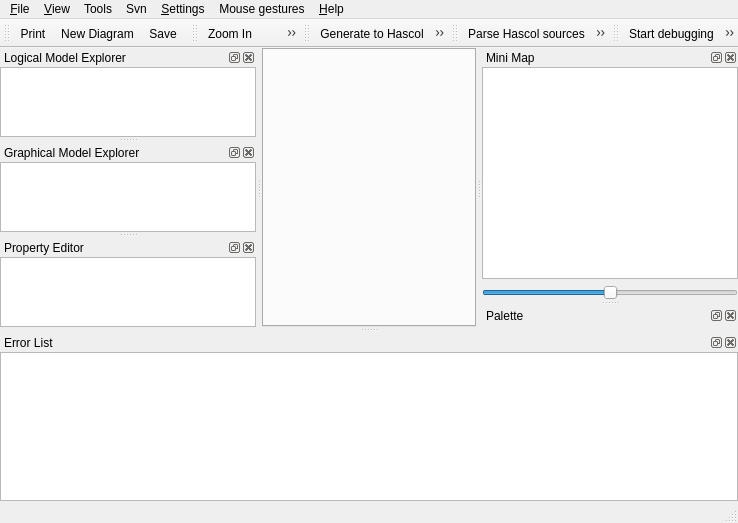
<?xml version="1.0" encoding="UTF-8"?>
<ui version="4.0">
 <class>MainWindowUi</class>
 <widget class="QMainWindow" name="MainWindowUi">
  <property name="geometry">
   <rect>
    <x>0</x>
    <y>0</y>
    <width>738</width>
    <height>523</height>
   </rect>
  </property>
  <property name="windowTitle">
   <string>QReal</string>
  </property>
  <property name="windowIcon">
   <iconset resource="../qrgui.qrc">
    <normaloff>:/icons/qreal.png</normaloff>:/icons/qreal.png</iconset>
  </property>
  <widget class="QWidget" name="centralwidget">
   <layout class="QGridLayout">
    <property name="margin">
     <number>0</number>
    </property>
    <property name="spacing">
     <number>0</number>
    </property>
    <item row="0" column="0">
     <widget class="QTabWidget" name="tabs"/>
    </item>
   </layout>
  </widget>
  <widget class="QMenuBar" name="menubar">
   <property name="geometry">
    <rect>
     <x>0</x>
     <y>0</y>
     <width>738</width>
     <height>21</height>
    </rect>
   </property>
   <widget class="QMenu" name="menu_File">
    <property name="title">
     <string>&amp;File</string>
    </property>
    <addaction name="actionOpen"/>
    <addaction name="actionSave"/>
    <addaction name="actionSave_as"/>
    <addaction name="actionPrint"/>
    <addaction name="actionMakeSvg"/>
    <addaction name="separator"/>
    <addaction name="actionQuit"/>
   </widget>
   <widget class="QMenu" name="menu_View">
    <property name="title">
     <string>&amp;View</string>
    </property>
    <addaction name="actionZoom_In"/>
    <addaction name="actionZoom_Out"/>
    <addaction name="separator"/>
    <addaction name="actionAntialiasing"/>
    <addaction name="actionOpenGL_Renderer"/>
    <addaction name="actionShowSplash"/>
   </widget>
   <widget class="QMenu" name="menuHelp">
    <property name="title">
     <string>&amp;Help</string>
    </property>
    <addaction name="actionHelp"/>
    <addaction name="separator"/>
    <addaction name="actionAbout"/>
    <addaction name="actionAboutQt"/>
   </widget>
   <widget class="QMenu" name="menuSettings">
    <property name="title">
     <string>&amp;Settings</string>
    </property>
    <addaction name="actionPreferences"/>
    <addaction name="actionPlugins"/>
    <addaction name="actionShow_grid"/>
    <addaction name="actionShow_alignment"/>
    <addaction name="actionSwitch_on_grid"/>
    <addaction name="actionSwitch_on_alignment"/>
   </widget>
   <widget class="QMenu" name="menuMouse_gestures">
    <property name="title">
     <string>Mouse gestures</string>
    </property>
    <addaction name="actionShow"/>
   </widget>
   <widget class="QMenu" name="menuSvn">
    <property name="title">
     <string>Svn</string>
    </property>
    <addaction name="actionCommit"/>
    <addaction name="actionCheckout"/>
    <addaction name="actionUpdate"/>
    <addaction name="actionDiff"/>
    <addaction name="actionInfo"/>
   </widget>
   <widget class="QMenu" name="menuTools">
    <property name="title">
     <string>Tools</string>
    </property>
    <widget class="QMenu" name="menuDebug_with_debugger">
     <property name="title">
      <string>Debug (with debugger)</string>
     </property>
     <widget class="QMenu" name="menuAdvanced_options">
      <property name="title">
       <string>Advanced options...</string>
      </property>
      <addaction name="actionStart_debugger"/>
      <addaction name="actionConfigure"/>
      <addaction name="actionSet_Breakpoints"/>
      <addaction name="actionBreak_main"/>
      <addaction name="actionRun"/>
      <addaction name="actionCont"/>
      <addaction name="actionKill"/>
     </widget>
     <addaction name="actionGenerate_and_build"/>
     <addaction name="actionStart_debugging"/>
     <addaction name="actionNext"/>
     <addaction name="actionClose_all"/>
     <addaction name="menuAdvanced_options"/>
    </widget>
    <addaction name="actionClear"/>
    <addaction name="actionExport_to_XMI"/>
    <addaction name="actionGenerate_to_Java"/>
    <addaction name="actionGenerate_to_Hascol"/>
    <addaction name="actionDebug"/>
    <addaction name="actionDebug_Single_step"/>
    <addaction name="menuDebug_with_debugger"/>
    <addaction name="actionShape_Edit"/>
    <addaction name="actionGenerate_Editor"/>
    <addaction name="actionParse_Editor_xml"/>
    <addaction name="separator"/>
    <addaction name="actionGenerate_Editor_qrmc"/>
   </widget>
   <addaction name="menu_File"/>
   <addaction name="menu_View"/>
   <addaction name="menuTools"/>
   <addaction name="menuSvn"/>
   <addaction name="menuSettings"/>
   <addaction name="menuMouse_gestures"/>
   <addaction name="menuHelp"/>
  </widget>
  <widget class="QStatusBar" name="statusbar"/>
  <widget class="QToolBar" name="fileToolbar">
   <property name="windowTitle">
    <string>File Toolbar</string>
   </property>
   <property name="orientation">
    <enum>Qt::Horizontal</enum>
   </property>
   <attribute name="toolBarArea">
    <enum>TopToolBarArea</enum>
   </attribute>
   <attribute name="toolBarBreak">
    <bool>false</bool>
   </attribute>
   <addaction name="actionPrint"/>
   <addaction name="actionNew_Diagram"/>
   <addaction name="actionSave"/>
  </widget>
  <widget class="QDockWidget" name="minimapDock">
   <property name="windowTitle">
    <string>Mini Map</string>
   </property>
   <attribute name="dockWidgetArea">
    <number>2</number>
   </attribute>
   <widget class="QWidget" name="minimapDockWidgetContents">
    <layout class="QVBoxLayout">
     <property name="spacing">
      <number>6</number>
     </property>
     <property name="margin">
      <number>0</number>
     </property>
     <item>
      <widget class="QGraphicsView" name="minimapView">
       <property name="dragMode">
        <enum>QGraphicsView::ScrollHandDrag</enum>
       </property>
      </widget>
     </item>
     <item>
      <widget class="QSlider" name="minimapZoomSlider">
       <property name="maximum">
        <number>50</number>
       </property>
       <property name="value">
        <number>25</number>
       </property>
       <property name="orientation">
        <enum>Qt::Horizontal</enum>
       </property>
      </widget>
     </item>
    </layout>
   </widget>
  </widget>
  <widget class="QDockWidget" name="paletteDock">
   <property name="windowTitle">
    <string>Palette</string>
   </property>
   <attribute name="dockWidgetArea">
    <number>2</number>
   </attribute>
   <widget class="QWidget" name="paletteDockWidgetContents">
    <layout class="QHBoxLayout">
     <property name="spacing">
      <number>6</number>
     </property>
     <property name="margin">
      <number>0</number>
     </property>
     <item>
      <widget class="qReal::gui::PaletteToolbox" name="paletteToolbox"/>
     </item>
    </layout>
   </widget>
  </widget>
  <widget class="QToolBar" name="viewToolbar">
   <property name="windowTitle">
    <string>View Toolbar</string>
   </property>
   <attribute name="toolBarArea">
    <enum>TopToolBarArea</enum>
   </attribute>
   <attribute name="toolBarBreak">
    <bool>false</bool>
   </attribute>
   <addaction name="actionZoom_In"/>
   <addaction name="actionZoom_Out"/>
  </widget>
  <widget class="QDockWidget" name="logicalModelDock">
   <property name="features">
    <set>QDockWidget::AllDockWidgetFeatures</set>
   </property>
   <property name="windowTitle">
    <string>Logical Model Explorer</string>
   </property>
   <attribute name="dockWidgetArea">
    <number>1</number>
   </attribute>
   <widget class="QWidget" name="logicalModelDockWidgetContents">
    <layout class="QVBoxLayout" name="verticalLayout">
     <item>
      <widget class="QTreeView" name="logicalModelExplorer">
       <property name="contextMenuPolicy">
        <enum>Qt::ActionsContextMenu</enum>
       </property>
       <property name="acceptDrops">
        <bool>true</bool>
       </property>
       <property name="dragEnabled">
        <bool>false</bool>
       </property>
       <property name="dragDropOverwriteMode">
        <bool>false</bool>
       </property>
       <property name="dragDropMode">
        <enum>QAbstractItemView::DragDrop</enum>
       </property>
       <property name="defaultDropAction">
        <enum>Qt::IgnoreAction</enum>
       </property>
      </widget>
     </item>
    </layout>
   </widget>
  </widget>
  <widget class="QToolBar" name="generatorsToolbar">
   <property name="windowTitle">
    <string>toolBar</string>
   </property>
   <attribute name="toolBarArea">
    <enum>TopToolBarArea</enum>
   </attribute>
   <attribute name="toolBarBreak">
    <bool>false</bool>
   </attribute>
   <addaction name="actionGenerate_to_Hascol"/>
   <addaction name="actionGenerate_to_Java"/>
   <addaction name="actionExport_to_XMI"/>
   <addaction name="actionShape_Edit"/>
  </widget>
  <widget class="QToolBar" name="parsersToolbar">
   <property name="windowTitle">
    <string>toolBar</string>
   </property>
   <attribute name="toolBarArea">
    <enum>TopToolBarArea</enum>
   </attribute>
   <attribute name="toolBarBreak">
    <bool>false</bool>
   </attribute>
   <addaction name="actionParse_Hascol_sources"/>
   <addaction name="actionParse_Java_Libraries"/>
  </widget>
  <widget class="QDockWidget" name="errorDock">
   <property name="sizePolicy">
    <sizepolicy hsizetype="Preferred" vsizetype="MinimumExpanding">
     <horstretch>0</horstretch>
     <verstretch>0</verstretch>
    </sizepolicy>
   </property>
   <property name="minimumSize">
    <size>
     <width>91</width>
     <height>113</height>
    </size>
   </property>
   <property name="maximumSize">
    <size>
     <width>524287</width>
     <height>524287</height>
    </size>
   </property>
   <property name="acceptDrops">
    <bool>false</bool>
   </property>
   <property name="autoFillBackground">
    <bool>false</bool>
   </property>
   <property name="windowTitle">
    <string>Error List</string>
   </property>
   <attribute name="dockWidgetArea">
    <number>8</number>
   </attribute>
   <widget class="QWidget" name="errorDockWidgetContents">
    <layout class="QHBoxLayout" name="horizontalLayout_2">
     <item>
      <widget class="ErrorListWidget" name="errorListWidget"/>
     </item>
    </layout>
   </widget>
  </widget>
  <widget class="QDockWidget" name="graphicalModelDock">
   <property name="windowTitle">
    <string>Graphical Model Explorer</string>
   </property>
   <attribute name="dockWidgetArea">
    <number>1</number>
   </attribute>
   <widget class="QWidget" name="graphicalModelDockWidgetContents">
    <layout class="QHBoxLayout" name="horizontalLayout">
     <item>
      <widget class="QTreeView" name="graphicalModelExplorer">
       <property name="contextMenuPolicy">
        <enum>Qt::ActionsContextMenu</enum>
       </property>
       <property name="acceptDrops">
        <bool>true</bool>
       </property>
      </widget>
     </item>
    </layout>
   </widget>
  </widget>
  <widget class="QDockWidget" name="propertyDock">
   <property name="windowTitle">
    <string>Property Editor</string>
   </property>
   <attribute name="dockWidgetArea">
    <number>1</number>
   </attribute>
   <widget class="QWidget" name="propertyDockWidgetContents">
    <layout class="QVBoxLayout">
     <property name="spacing">
      <number>6</number>
     </property>
     <property name="margin">
      <number>0</number>
     </property>
     <item>
      <widget class="QTableView" name="propertyEditor">
       <property name="maximumSize">
        <size>
         <width>16777214</width>
         <height>16777215</height>
        </size>
       </property>
       <property name="alternatingRowColors">
        <bool>true</bool>
       </property>
       <property name="showGrid">
        <bool>false</bool>
       </property>
      </widget>
     </item>
    </layout>
   </widget>
  </widget>
  <widget class="QToolBar" name="debuggerToolBar">
   <property name="windowTitle">
    <string>toolBar</string>
   </property>
   <attribute name="toolBarArea">
    <enum>TopToolBarArea</enum>
   </attribute>
   <attribute name="toolBarBreak">
    <bool>false</bool>
   </attribute>
   <addaction name="actionStart_debugging"/>
   <addaction name="actionClose_all"/>
   <addaction name="actionNext"/>
  </widget>
  <action name="actionQuit">
   <property name="checkable">
    <bool>false</bool>
   </property>
   <property name="text">
    <string>&amp;Quit</string>
   </property>
  </action>
  <action name="actionConnect">
   <property name="icon">
    <iconset>
     <normaloff>:/icons/database_connected.png</normaloff>:/icons/database_connected.png</iconset>
   </property>
   <property name="text">
    <string>&amp;Connect</string>
   </property>
  </action>
  <action name="actionZoom_In">
   <property name="icon">
    <iconset resource="../qrgui.qrc">
     <normaloff>:/icons/zoomin.png</normaloff>:/icons/zoomin.png</iconset>
   </property>
   <property name="text">
    <string>Zoom In</string>
   </property>
  </action>
  <action name="actionZoom_Out">
   <property name="icon">
    <iconset resource="../qrgui.qrc">
     <normaloff>:/icons/zoomout.png</normaloff>:/icons/zoomout.png</iconset>
   </property>
   <property name="text">
    <string>Zoom Out</string>
   </property>
  </action>
  <action name="actionAntialiasing">
   <property name="checkable">
    <bool>true</bool>
   </property>
   <property name="checked">
    <bool>true</bool>
   </property>
   <property name="text">
    <string>Antialiasing</string>
   </property>
  </action>
  <action name="actionOpenGL_Renderer">
   <property name="checkable">
    <bool>true</bool>
   </property>
   <property name="text">
    <string>OpenGL Renderer</string>
   </property>
  </action>
  <action name="actionPrint">
   <property name="icon">
    <iconset resource="../qrgui.qrc">
     <normaloff>:/icons/print.png</normaloff>:/icons/print.png</iconset>
   </property>
   <property name="text">
    <string>Print</string>
   </property>
  </action>
  <action name="actionMakeSvg">
   <property name="text">
    <string>Export to SVG</string>
   </property>
  </action>
  <action name="actionDisconnect">
   <property name="icon">
    <iconset>
     <normaloff>:/icons/database_disconnect.png</normaloff>:/icons/database_disconnect.png</iconset>
   </property>
   <property name="text">
    <string>&amp;Disconnect</string>
   </property>
  </action>
  <action name="actionBeginTransaction">
   <property name="enabled">
    <bool>false</bool>
   </property>
   <property name="icon">
    <iconset>
     <normaloff>:/icons/database_connect.png</normaloff>:/icons/database_connect.png</iconset>
   </property>
   <property name="text">
    <string>Begin Transaction</string>
   </property>
  </action>
  <action name="actionCommitTransaction">
   <property name="enabled">
    <bool>false</bool>
   </property>
   <property name="icon">
    <iconset>
     <normaloff>:/icons/database_commit.png</normaloff>:/icons/database_commit.png</iconset>
   </property>
   <property name="text">
    <string>Commit Transaction</string>
   </property>
  </action>
  <action name="actionRollbackTransaction">
   <property name="enabled">
    <bool>false</bool>
   </property>
   <property name="icon">
    <iconset>
     <normaloff>:/icons/database_revert.png</normaloff>:/icons/database_revert.png</iconset>
   </property>
   <property name="text">
    <string>Rollback Transaction</string>
   </property>
  </action>
  <action name="actionDeleteFromDiagram">
   <property name="text">
    <string>Delete</string>
   </property>
   <property name="shortcut">
    <string>Del</string>
   </property>
   <property name="shortcutContext">
    <enum>Qt::WidgetShortcut</enum>
   </property>
  </action>
  <action name="openNewTab">
   <property name="text">
    <string>Open in new tab</string>
   </property>
  </action>
  <action name="actionHelp">
   <property name="text">
    <string>Small Help</string>
   </property>
  </action>
  <action name="actionAbout">
   <property name="text">
    <string>About...</string>
   </property>
  </action>
  <action name="actionAboutQt">
   <property name="text">
    <string>About Qt...</string>
   </property>
  </action>
  <action name="actionPlugins">
   <property name="checkable">
    <bool>false</bool>
   </property>
   <property name="text">
    <string>Plugins...</string>
   </property>
  </action>
  <action name="actionShowSplash">
   <property name="checkable">
    <bool>true</bool>
   </property>
   <property name="checked">
    <bool>true</bool>
   </property>
   <property name="text">
    <string>Show splashscreen</string>
   </property>
  </action>
  <action name="actionClear">
   <property name="icon">
    <iconset resource="../qrgui.qrc">
     <normaloff>:/icons/clear.png</normaloff>:/icons/clear.png</iconset>
   </property>
   <property name="text">
    <string>Exterminatus</string>
   </property>
  </action>
  <action name="actionExport_to_XMI">
   <property name="text">
    <string>Export to XMI</string>
   </property>
  </action>
  <action name="actionGenerate_to_Java">
   <property name="text">
    <string>Generate to Java</string>
   </property>
  </action>
  <action name="actionSave">
   <property name="text">
    <string>Save</string>
   </property>
  </action>
  <action name="actionGenerate_editor">
   <property name="text">
    <string>Generate editor</string>
   </property>
  </action>
  <action name="actionGenerate_to_Hascol">
   <property name="text">
    <string>Generate to Hascol</string>
   </property>
  </action>
  <action name="actionSave_as">
   <property name="text">
    <string>Save as...</string>
   </property>
  </action>
  <action name="actionOpen">
   <property name="text">
    <string>Open...</string>
   </property>
  </action>
  <action name="actionParse_Hascol_sources">
   <property name="text">
    <string>Parse Hascol sources</string>
   </property>
   <property name="toolTip">
    <string>Build diagrams from existing Hascol sources</string>
   </property>
  </action>
  <action name="actionParse_Java_Libraries">
   <property name="text">
    <string>Parse Java Libraries</string>
   </property>
   <property name="toolTip">
    <string>Parse Java Libraries</string>
   </property>
  </action>
  <action name="actionShow_grid">
   <property name="checkable">
    <bool>true</bool>
   </property>
   <property name="checked">
    <bool>true</bool>
   </property>
   <property name="text">
    <string>Show grid</string>
   </property>
  </action>
  <action name="actionShape_Edit">
   <property name="text">
    <string>Shape Editor</string>
   </property>
  </action>
  <action name="actionGenerate_Editor">
   <property name="text">
    <string>Generate Editor</string>
   </property>
  </action>
  <action name="actionParse_Editor_xml">
   <property name="text">
    <string>Parse Editor xml</string>
   </property>
  </action>
  <action name="actionSwitch_on_grid">
   <property name="checkable">
    <bool>true</bool>
   </property>
   <property name="text">
    <string>Switch on grid</string>
   </property>
  </action>
  <action name="actionCommit">
   <property name="text">
    <string>Commit</string>
   </property>
  </action>
  <action name="actionShow">
   <property name="text">
    <string>Show</string>
   </property>
  </action>
  <action name="actionPreferences">
   <property name="text">
    <string>Preferences...</string>
   </property>
  </action>
  <action name="actionCheckout">
   <property name="text">
    <string>Checkout...</string>
   </property>
  </action>
  <action name="actionGenerate_Editor_qrmc">
   <property name="text">
    <string>Generate Editor (qrmc)</string>
   </property>
  </action>
  <action name="actionSwitch_on_alignment">
   <property name="checkable">
    <bool>true</bool>
   </property>
   <property name="checked">
    <bool>true</bool>
   </property>
   <property name="text">
    <string>Switch on alignment</string>
   </property>
  </action>
  <action name="actionShow_alignment">
   <property name="checkable">
    <bool>true</bool>
   </property>
   <property name="checked">
    <bool>true</bool>
   </property>
   <property name="text">
    <string>Show alignment</string>
   </property>
  </action>
  <action name="actionDebug">
   <property name="text">
    <string>Debug</string>
   </property>
   <property name="shortcut">
    <string>F9</string>
   </property>
  </action>
  <action name="actionDebug_Single_step">
   <property name="text">
    <string>Debug (Single step)</string>
   </property>
   <property name="shortcut">
    <string>F10</string>
   </property>
  </action>
  <action name="actionGenerate_and_build">
   <property name="icon">
    <iconset resource="../qrgui.qrc">
     <normaloff>:/icons/build.png</normaloff>:/icons/build.png</iconset>
   </property>
   <property name="text">
    <string>Generate and build</string>
   </property>
   <property name="shortcut">
    <string>Ctrl+F9</string>
   </property>
  </action>
  <action name="actionStart_debugger">
   <property name="text">
    <string>Start debugger</string>
   </property>
   <property name="shortcut">
    <string>Ctrl+F1</string>
   </property>
  </action>
  <action name="actionRun">
   <property name="text">
    <string>Run</string>
   </property>
   <property name="shortcut">
    <string>Ctrl+F5</string>
   </property>
  </action>
  <action name="actionKill">
   <property name="text">
    <string>Kill</string>
   </property>
   <property name="shortcut">
    <string>Ctrl+F7</string>
   </property>
  </action>
  <action name="actionClose_all">
   <property name="icon">
    <iconset resource="../qrgui.qrc">
     <normaloff>:/icons/stop.png</normaloff>:/icons/stop.png</iconset>
   </property>
   <property name="text">
    <string>Stop debugging</string>
   </property>
   <property name="shortcut">
    <string>Ctrl+F12</string>
   </property>
  </action>
  <action name="actionSet_Breakpoints">
   <property name="text">
    <string>Set breakpoints</string>
   </property>
   <property name="iconText">
    <string>Set breakpoints</string>
   </property>
   <property name="shortcut">
    <string>Ctrl+F3</string>
   </property>
  </action>
  <action name="actionCont">
   <property name="text">
    <string>Cont</string>
   </property>
   <property name="shortcut">
    <string>Ctrl+F6</string>
   </property>
  </action>
  <action name="actionNext">
   <property name="icon">
    <iconset resource="../qrgui.qrc">
     <normaloff>:/icons/next.png</normaloff>:/icons/next.png</iconset>
   </property>
   <property name="text">
    <string>Next</string>
   </property>
   <property name="shortcut">
    <string>Ctrl+F11</string>
   </property>
  </action>
  <action name="actionConfigure">
   <property name="text">
    <string>Configure</string>
   </property>
   <property name="shortcut">
    <string>Ctrl+F2</string>
   </property>
  </action>
  <action name="actionBreak_main">
   <property name="text">
    <string>Break main</string>
   </property>
   <property name="shortcut">
    <string>Ctrl+F4</string>
   </property>
  </action>
  <action name="actionNew_Diagram">
   <property name="text">
    <string>New Diagram</string>
   </property>
   <property name="toolTip">
    <string>Create new diagram in a current model</string>
   </property>
  </action>
  <action name="actionStart_debugging">
   <property name="icon">
    <iconset resource="../qrgui.qrc">
     <normaloff>:/icons/run.png</normaloff>:/icons/run.png</iconset>
   </property>
   <property name="text">
    <string>Start debugging</string>
   </property>
   <property name="shortcut">
    <string>Ctrl+F10</string>
   </property>
  </action>
  <action name="actionUpdate">
   <property name="text">
    <string>Update</string>
   </property>
  </action>
  <action name="actionDiff">
   <property name="text">
    <string>Diff</string>
   </property>
  </action>
  <action name="actionInfo">
   <property name="text">
    <string>Info</string>
   </property>
  </action>
 </widget>
 <layoutdefault spacing="0" margin="0"/>
 <customwidgets>
  <customwidget>
   <class>qReal::gui::PaletteToolbox</class>
   <extends>QToolBox</extends>
   <header>paletteToolbox.h</header>
   <container>1</container>
  </customwidget>
  <customwidget>
   <class>ErrorListWidget</class>
   <extends>QListWidget</extends>
   <header>errorlistwidget.h</header>
  </customwidget>
 </customwidgets>
 <resources>
  <include location="../qrgui.qrc"/>
 </resources>
 <connections/>
</ui>
